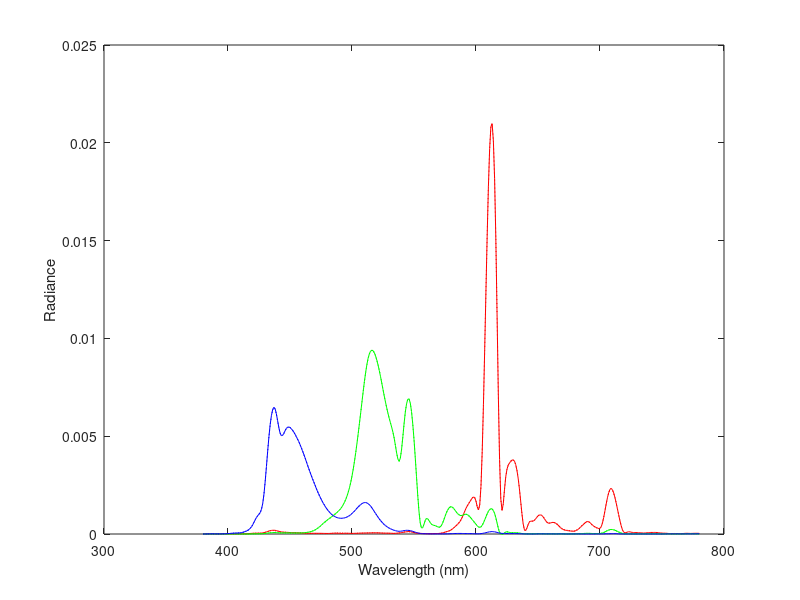

The MATLAB source for this figure: (Note: this script raises an error after producing the figure.)

%% Get data

delimeterIn = '\t';
headerlinesIn = 33;
spectra.bef = importdata('./calib/spectrum.dat', delimeterIn, headerlinesIn);
spectra.aft = importdata('./calib/spectrum_after.dat', delimeterIn, headerlinesIn);

l.bef = importdata('./calib/l.dat');
l.aft = importdata('./calib/l_after.dat');

r.bef = importdata('./calib/r.dat');
r.aft = importdata('./calib/r_after.dat');

g.bef = importdata('./calib/g.dat');
g.aft = importdata('./calib/g_after.dat');

b.bef = importdata('./calib/b.dat');
b.aft = importdata('./calib/b_after.dat');


%% Models


%% Spectrum plots

wv = spectra.bef.data(:, 1);

figure
plot(wv, spectra.bef.data(:, 2), 'r:')
hold on
plot(wv, spectra.aft.data(:, 2), 'r-')
plot(wv, spectra.bef.data(:, 3), 'g:')
plot(wv, spectra.aft.data(:, 3), 'g-')
plot(wv, spectra.bef.data(:, 4), 'b:')
plot(wv, spectra.aft.data(:, 4), 'b-')
xlabel('Wavelength (nm)')
ylabel('Radiance')


%% CIE plots

xs = [r.bef.data(end,4) g.bef.data(end,4) b.bef.data(end,4)];
ys = [r.bef.data(end,5) g.bef.data(end,5) b.bef.data(end,5)];

figure
cieplot()
hold on
plot(0.33, 0.33, 'wo')
plot([xs xs(1)], [ys ys(1)], 'ko-')

plot(r.bef.data(:,4), r.bef.data(:,5), 'w.-')
plot(g.bef.data(:,4), g.bef.data(:,5), 'w.-')
plot(b.bef.data(:,4), b.bef.data(:,5), 'w.-')
title('Before')

%%%
xs = [r.bef.data(end,4) g.bef.data(end,4) b.bef.data(end,4)];
ys = [r.bef.data(end,5) g.bef.data(end,5) b.bef.data(end,5)];

figure
cieplot()
hold on
plot(0.33, 0.33, 'wo')
plot([xs xs(1)], [ys ys(1)], 'ko-')

plot(r.aft.data(:,4), r.aft.data(:,5), 'w.-')
plot(g.aft.data(:,4), g.aft.data(:,5), 'w.-')
plot(b.aft.data(:,4), b.aft.data(:,5), 'w.-')
title('After')


